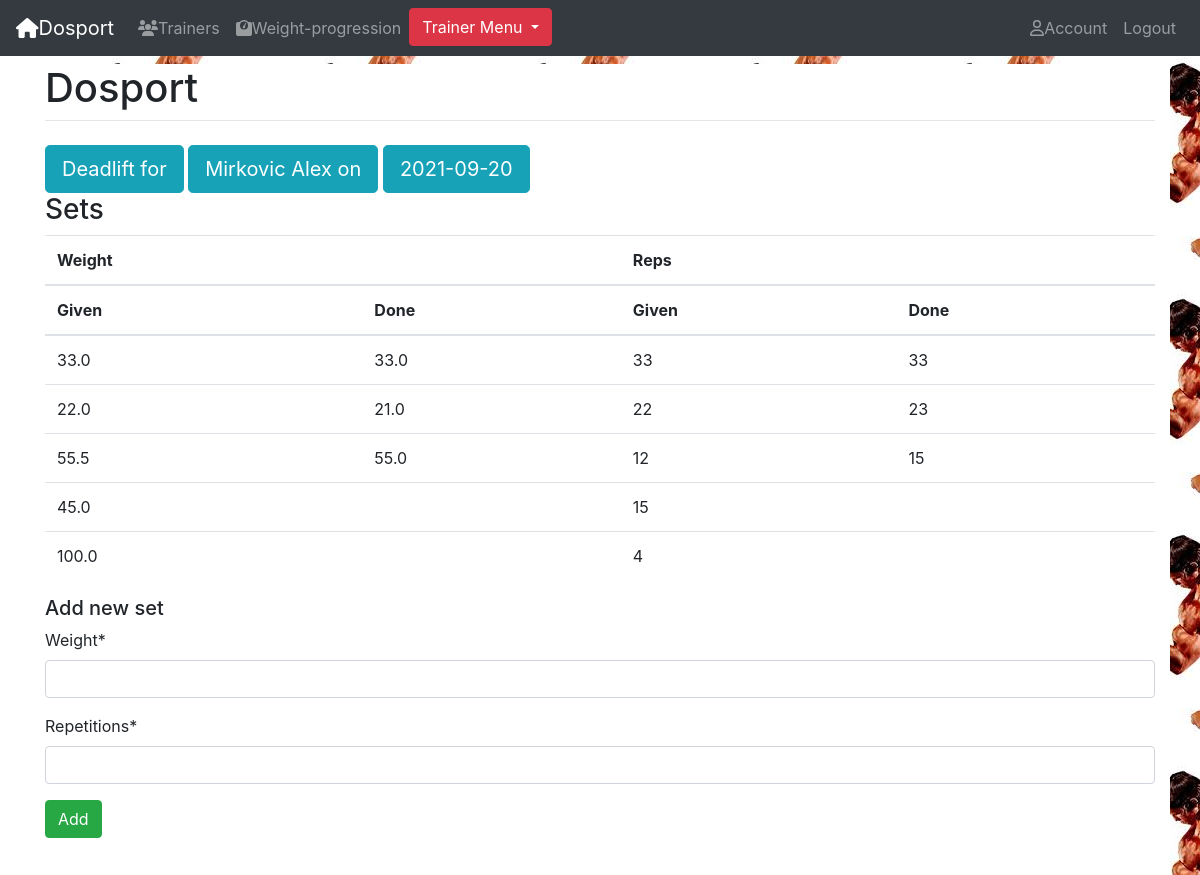
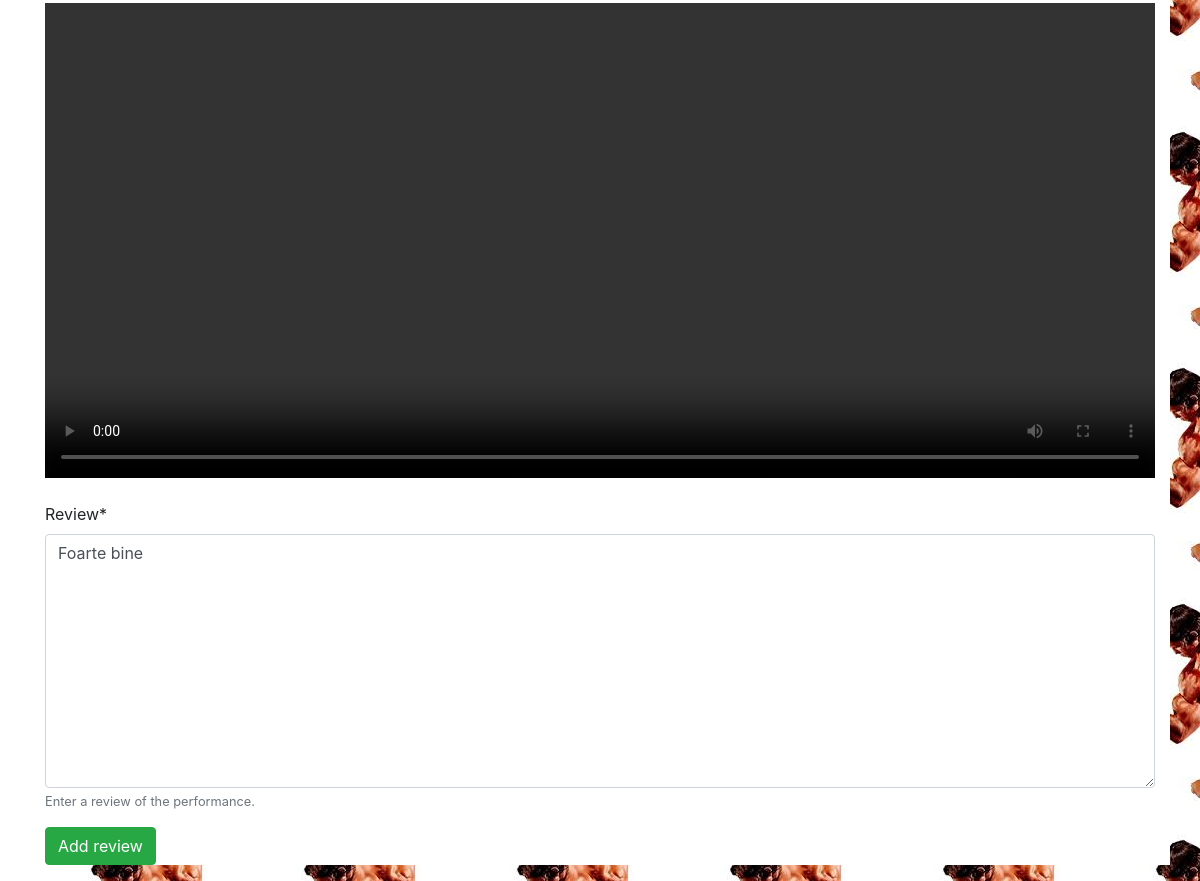
/exercise-instance-detail/14 (signed in), run on the app's committed database (2 pictures, top to bottom).
### fitness/models.py (models this page shows, shortened)
class ExerciseInstance(mo.Model):
    exercise = mo.ForeignKey(Exercise, on_delete=mo.CASCADE)
    day = mo.ForeignKey(Day, on_delete=mo.CASCADE)
    performance = mo.FileField(upload_to='performaces/', null=1, blank=1)
    review = mo.TextField(max_length=1000, help_text='Enter a review of the performance.', null=1, blank=1)
    class Meta:
        ordering = ['exercise', 'day']
        unique_together = [['day', 'exercise']]

class Exercise(mo.Model):
    trainer = mo.ForeignKey(Account, on_delete=mo.CASCADE, validators=[validate_trainer])
    name = mo.CharField(max_length=50)
    description = mo.TextField(max_length=1000, help_text='Enter a brief description of the exercise.', null=1, blank=1)
    tutorial = mo.FileField(upload_to='tutorials/', null=1, blank=1)
    PRIORITY = (
        (1, 'Start'),
        (2, 'Middle'),
        (3, 'End'),
    )
    priority = mo.IntegerField(choices=PRIORITY)
    class Meta:
        ordering = ['priority']
    def __str__(self):
        return f'{self.name}'

class Day(mo.Model):
    user = mo.ForeignKey(Account, on_delete=mo.CASCADE)
    date = mo.DateField(default=tomorrow, validators=[validate_date])
    description = mo.TextField(max_length=1000, help_text='Enter a brief description of the training day.', null=1, blank=1)
    duration = mo.DurationField(null=1, blank=1)
    class Meta:
        unique_together = [['user', 'date']]
    def __str__(self):
        return f'{self.date}'

class SetPair(mo.Model):
    exercise = mo.ForeignKey(ExerciseInstance, on_delete=mo.CASCADE, default=None)
    given_set = mo.OneToOneField(Set,related_name='given_set', on_delete=mo.CASCADE)
    done_set = mo.OneToOneField(Set,related_name='done_set', on_delete=mo.SET_NULL,  null=1, blank=1)

class Set(mo.Model):
    weight = mo.FloatField(validators = [MinValueValidator(0)])
    repetitions = mo.IntegerField(validators = [MinValueValidator(1)])

### account/models.py (models this page shows, shortened)
class Account(AbstractBaseUser):
    email = models.EmailField(max_length=60, unique=True)
    first_name = models.CharField(max_length=50)
    last_name = models.CharField(max_length=50)
    profile_picture = models.ImageField(upload_to='profile_pictures/', null=True, blank=True, default=None)
    height = models.IntegerField(validators = [MinValueValidator(120),
        MaxValueValidator(230)], help_text='Enter your height in centimetres.', null=True, blank=True)
    weight = models.FloatField(validators = [MinValueValidator(30),
        MaxValueValidator(350)], help_text='Enter your weight in kilograms.', null=True, blank=True)
    birth_date = models.DateField(null=True, blank=True)
    about = models.TextField(max_length=1000, help_text='Say something about you.', null=1, blank=1)
    quote = models.CharField(max_length=30, help_text='', null=1, blank=1)
    trainer = models.ForeignKey('self', on_delete=models.SET_NULL, null=True, blank=True, default=None)
    GENDER = (
        ('M', 'Male'),
        ('F', 'Female'),
    )
    gender = models.CharField(max_length=1, choices=GENDER)
    is_trainer = models.BooleanField(default=False)
    date_joined = models.DateTimeField(verbose_name='date joined', auto_now_add=True)
    last_login = models.DateTimeField(verbose_name='last login', auto_now_add=True)
    is_admin = models.BooleanField(default=False)
    is_active = models.BooleanField(default=True)
    is_staff = models.BooleanField(default=False)
    is_superuser = models.BooleanField(default=False)
    USERNAME_FIELD = 'email'
    REQUIRED_FIELDS = ['first_name','last_name']
    class Meta:
        ordering = ['id']
    objects = MyAccountManager()
    def __str__(self):
        return self.first_name + ' ' + self.last_name
    def get_request_number(self):
        return self.trainer_request.count()

### fitness/views.py (the view)
# urls.py: path('exercise-instance-detail/<int:id>', v.exercise_instance_detail, name='exercise-instance-detail'),
def exercise_instance_detail(request, id):
    user = request.user
    if not user.is_authenticated:
        return redirect('login')
    exercise = get_object_or_404(ExerciseInstance, pk=id)
    if user == exercise.day.user:
        form_performance = AddPerformance()
        form_performance.fields['performance'].initial = exercise.performance
        form_set = CreateSet()
        return render(request, 'fitness/exercise_instance_detail.html', {'exercise':exercise, 'form_performance':form_performance,  'form_set':form_set})
    if user == exercise.day.user.trainer:
        form_review = AddReview()
        form_review.fields['review'].initial = exercise.review
        form_set = CreateSet()
        return render(request, 'fitness/exercise_instance_detail_trainer.html', {'exercise':exercise, 'form_review':form_review, 'form_set':form_set})

### fitness/forms.py
class AddReview(forms.Form):
    review = forms.CharField(max_length=1000, help_text='Enter a review of the performance.',widget=forms.Textarea)

class CreateSet(forms.Form):
    weight = forms.FloatField(validators = [MinValueValidator(0)]) #Some exercizes don't require the use of aditional weight. Ex pushupps.
    repetitions = forms.IntegerField(validators = [MinValueValidator(1)])

### fitness/templates/fitness/exercise_instance_detail_trainer.html (shortened to what this page needs)
{% extends "base.html" %}
{% load crispy_forms_tags %}
{% block content %}
<a class='btn btn-info btn-lg' href={% url 'exercise-detail' id=exercise.exercise.id %}>{{exercise.exercise}} for</a>
<a class='btn btn-info btn-lg' href={% url 'profile' id=exercise.day.user.id %}>{{exercise.day.user}} on</a>
<a class='btn btn-info btn-lg' href={% url 'day-detail' id=exercise.day.id %}>{{exercise.day}}</a>
{% if exercise.setpair_set.all %}
    <h3>Sets</h3>
    <table class="table table-hover">
        <thead>
            <tr>
                <th>Weight</th>
                <th></th>
                <th>Reps</th>
                <th></th>
            </tr>
            <tr>
                <th>Given</th>
                <th>Done</th>
                <th>Given</th>
                <th>Done</th>
            </tr>
        </thead>
        {% for set_pair in exercise.setpair_set.all %}
            <tr>
                <td>{{set_pair.given_set.weight}}</td>
                <td>{{set_pair.done_set.weight}}</td>
                <td>{{set_pair.given_set.repetitions}}</td>
                <td>{{set_pair.done_set.repetitions}}</td>
            </tr>
        {% endfor %}
    </table>
    <h5>Add new set</h5>
    <form action={% url 'add-given-set' id=exercise.id %} method="POST" class="form-group" enctype="multipart/form-data">
        {{ form_set|crispy }}
        <button type="submit" class="btn btn-success">Add</button>
    </form>
{% endif %}
<br>
{% if exercise.performance %}
    <div class="embed-responsive embed-responsive-21by9">
        <video controls >
            <source src="{{exercise.performance.url}}" type="video/mp4">
        </video>
    </div>
    <br>
    <form action={% url 'add-review' id=exercise.id %} method="POST" class="form-group" enctype="multipart/form-data">
        {{ form_review|crispy }}
        <button type="submit" class="btn btn-success">Add review</button>
    </form>
{% endif %}
{% endblock  %}

### data on the page
ExerciseInstance: exercise "Deadlift", day.user "Mirkovic Alex", day "2021-09-20", review "Foarte bine"
SetPair: given_set.weight "33.0", done_set.weight "33.0", given_set.repetitions "33", done_set.repetitions "33"
SetPair: given_set.weight "22.0", done_set.weight "21.0", given_set.repetitions "22", done_set.repetitions "23"
SetPair: given_set.weight "55.5", done_set.weight "55.0", given_set.repetitions "12", done_set.repetitions "15"
SetPair: given_set.weight "45.0", given_set.repetitions "15"
SetPair: given_set.weight "100.0", given_set.repetitions "4"
